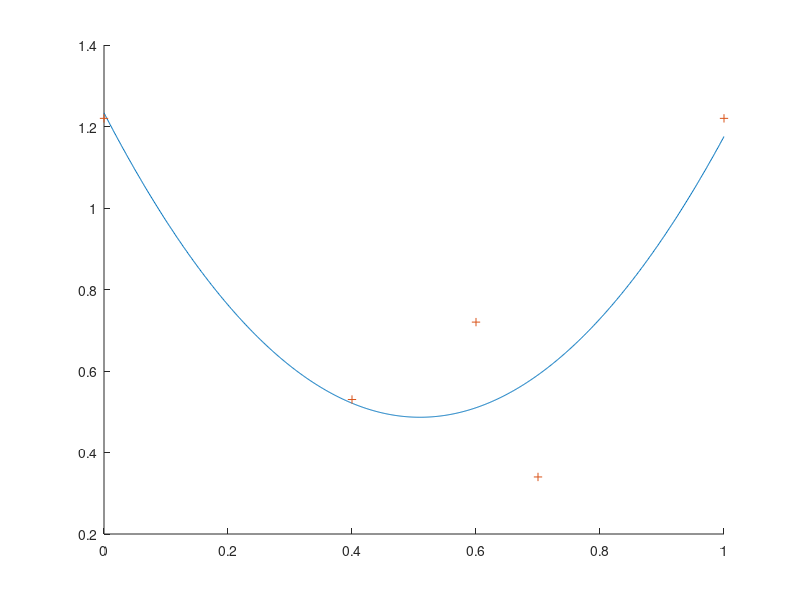

Reproduce this figure in MATLAB.
    x=[0, 0.4, 0.7, 0.6, 1];
    y=[1.22 ; 0.53 ; 0.34 ; 0.72 ; 1.22];
    m = length(x);
    A=zeros(m,3);
    i=1
    for i=1:m
        A(i,:)=[1,x(i)*(1-x(i)),exp(x(i))];
        
    end  
    c = (A'*A)\(A'*y);


xax=linspace(0,1,1000);
for i=1:length(xax)
	yax(i)=(c(1)+c(2)*xax(i)*(1-xax(i))+c(3)*exp(xax(i)));
end
close all
hold on
plot(xax,yax)
plot(x,y,'+')
hold off
